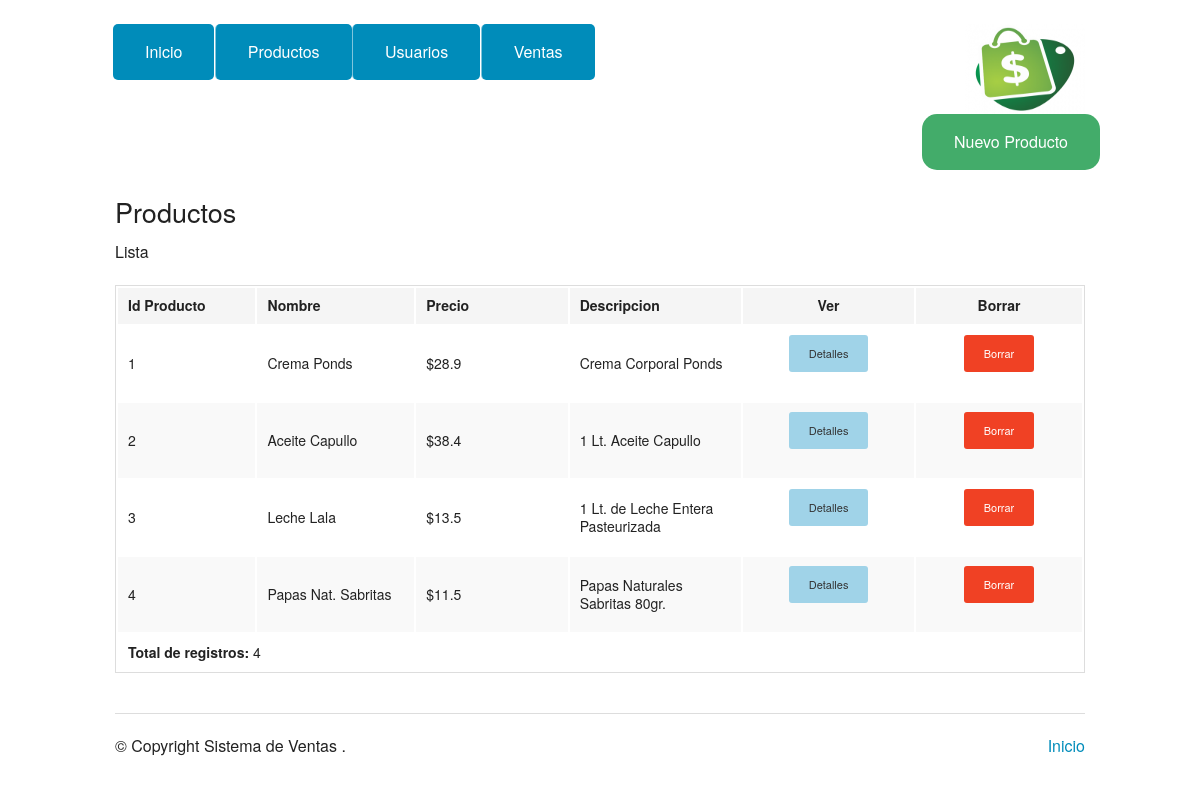
The page /productos.php on the database its author committed.
### tables this page shows
CREATE TABLE `productos` (
  `id` int(11) PRIMARY KEY AUTO_INCREMENT,
  `nombre` varchar(30) NOT NULL,
  `descripcion` varchar(512),
  `precio` double NOT NULL
);

### db/db_utilities.php (called while the page is built, shortened)
<?php
include_once 'classes.php';
function getUsuarios()
{
	$con = getDBConnection();
	$sql = "SELECT * FROM usuarios";
	$stmt = $con->prepare($sql);
	$stmt->execute();
	$usuarios = null;
	while ($row = $stmt->fetch(PDO::FETCH_ASSOC)) {
		$usuario = new Usuario();
		$usuario->setID($row['id']);
		$usuario->set($row['nombre'],$row['apellidos'],$row['user_name'],$row['password'],$row['email']);
		$usuarios[] = $usuario;
	}
	return $usuarios;
}
function getProductos()
{
	$con = getDBConnection();
	$sql = "SELECT * FROM productos";
	$stmt = $con->prepare($sql);
	$stmt->execute();
	$productos = null;
	while ($row = $stmt->fetch(PDO::FETCH_ASSOC)) {
		$producto = new Producto();
		$producto->setID($row['id']);
		$producto->set($row['nombre'],$row['descripcion'],$row['precio']);
		$productos[] = $producto;
	}
	return $productos;
}
 ?>

### utilities.php (called while the page is built, shortened)
<?php
include_once 'db/db_utilities.php';
$productos = getProductos();
$usuarios = getUsuarios();
?>

### classes.php (called while the page is built, shortened)
<?php
class Producto
{
	public function set($nombre,$descripcion,$precio)
	{
		$this->nombre = $nombre;
		$this->descripcion = $descripcion;
		$this->precio = $precio;
	}
	public function setID($id){
		$this->id = $id;
	}
}
?>

### productos.php (the view, shortened to what this page needs)
<?php
include_once('utilities.php');
if($productos!=null)
  $total_productos = count($productos);
else
  $total_productos = 0;
?>
<?php require_once('header.php'); ?>
<div class="row" style="text-align: right;">
    <a href="producto-agregar.php" style="border-radius: 15px;" class="button success">Nuevo Producto</a>
  </div>
<div class="row">
      <div class="large-12 columns">
        <h3>Productos</h3>
          <p>Lista</p>
        <div class="section-container tabs" data-section>
          <section class="section">
            <div class="content" data-slug="panel1">
              <?php if($total_productos!=0){ ?>
              <table>
                <thead>
                  <tr>
                    <th width="200">Id Producto</th>
                    <th width="250">Nombre</th>
                    <th width="250">Precio</th>
                    <th width="250">Descripcion</th>
                    <th width="250" style="text-align: center;">Ver</th>
                    <th width="250" style="text-align: center;">Borrar</th>
                  </tr>
                </thead>
                <tbody>
                  <?php foreach( $productos as $id => $producto ){ ?>
                  <tr>
                    <td><?php echo $producto->id ?></td>
                    <td><?php echo $producto->nombre ?></td>
                    <td><?php echo '$'.$producto->precio ?></td>
                    <td><?php echo $producto->descripcion ?></td>
                    <td style="text-align: center;">
                      <a href="./producto.php?id=<?php echo $id; ?>" class="button radius tiny info">Detalles</a>
                    </td>
                    <td style="text-align: center;">
                      <a href="./producto-eliminar.php?id=<?php echo $id; ?>" class="button radius tiny alert">Borrar</a>
                    </td>
                  </tr>
                  <?php } ?>
                  <tr>
                    <td colspan="4"><b>Total de registros: </b> <?php echo $total_productos; ?></td>
                  </tr>
                </tbody>
              </table>
              <?php }else{ ?>
              No hay registros
              <?php } ?>
            </div>
          </section>
        </div>
      </div>
    </div>
<?php require_once('footer.php'); ?>

### rows shown on the page
productos: id "1", nombre "Crema Ponds", precio "28.9", descripcion "Crema Corporal Ponds"
productos: id "2", nombre "Aceite Capullo", precio "38.4", descripcion "1 Lt. Aceite Capullo"
productos: id "3", nombre "Leche Lala", precio "13.5", descripcion "1 Lt. de Leche Entera Pasteurizada"
productos: id "4", nombre "Papas Nat. Sabritas", precio "11.5", descripcion "Papas Naturales Sabritas 80gr."

### other values the page prints
$total_productos "4"
